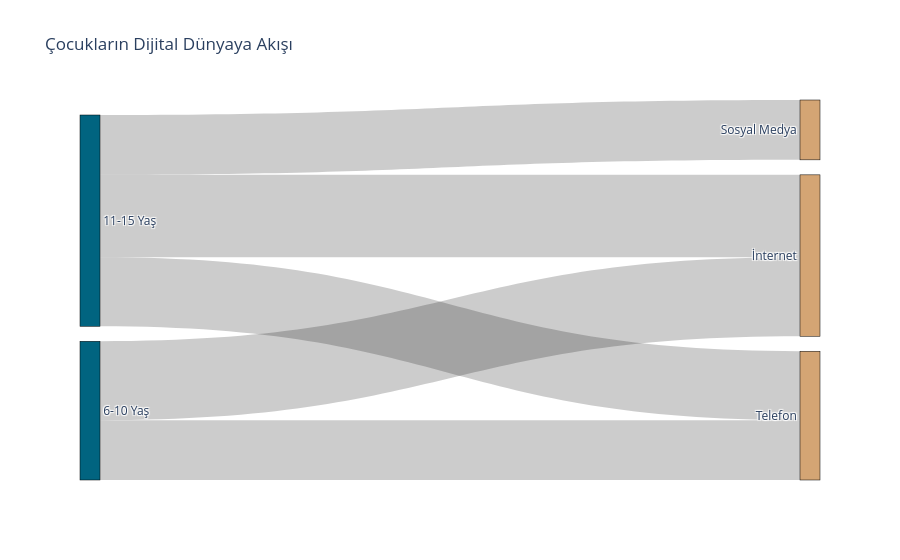

Notebook source saved alongside this figure:
### Code cell
import plotly.graph_objects as go

fig = go.Figure(go.Sankey(
    node=dict(
        pad=15, thickness=20, line=dict(color="black", width=0.5),
        label=["6-10 Yaş", "11-15 Yaş", "İnternet", "Sosyal Medya", "Telefon"],
        color=["#016480"]*2 + ["#D4A574"]*3 
    ),
    link=dict(
        source=[0, 0, 1, 1, 1], 
        target=[2, 4, 2, 3, 4], 
        value=[87, 66, 91, 66, 76] 
    )
))

fig.update_layout(title_text="Çocukların Dijital Dünyaya Akışı", font_size=12)
fig.write_html("cocuk_dijital_sankey.html") # QR kod için
plt.savefig("dijital_dunyaya_akis.png", dpi=300)
fig.show()

### Figure 1 — Plotly figure (JSON) as saved in the notebook; plotly's stock layout.template omitted (floating-point values rounded to 4 significant figures)
{"data": [{"link": {"source": [0, 0, 1, 1, 1], "target": [2, 4, 2, 3, 4], "value": [87, 66, 91, 66, 76]}, "node": {"color": ["#016480", "#016480", "#D4A574", "#D4A574", "#D4A574"], "label": ["6-10 Yaş", "11-15 Yaş", "İnternet", "Sosyal Medya", "Telefon"], "line": {"color": "black", "width": 0.5}, "pad": 15, "thickness": 20}, "type": "sankey"}], "layout": {"font": {"size": 12}, "title": {"text": "Çocukların Dijital Dünyaya Akışı"}}}
